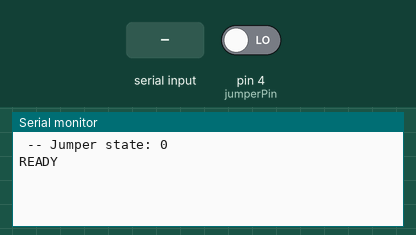
Simulated run of this sketch. Board: Arduino Uno, built with avr-gcc and run on an emulated ATmega328P. Shown: the last lines printed to the serial monitor. The test bench sets the inputs (shaded band); at power-on: pin 4 (jumperPin) LOW.

Above: at 1.2 s.
1.3 s: "90,45,200\n" received over Serial
At 2.2 s:
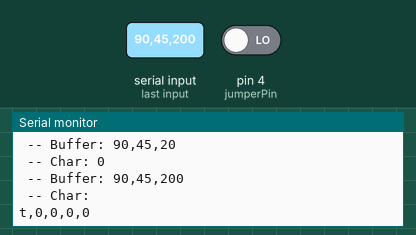
2.8 s: "90,45,200,10\n" received over Serial
At 3.7 s:
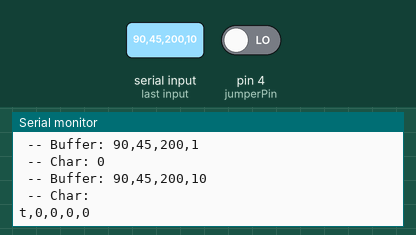
Timing chart, 0 to 5.8 s (numbered marks = the images above; inputs shaded):
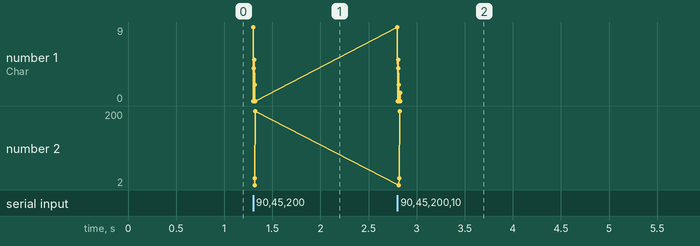

Measured:
- after the input at 1.3 s, the serial monitor: prints a new line at once (image 1)
- after the input at 2.8 s, the serial monitor: prints a new line at once (image 2)

The sketch:

sketch_nov08a.ino
```cpp
#include "IRLibAll.h"

// Sender hardcoded on pin 3
IRsend mySender;

//Create a receiver object to listen on pin 2
IRrecvPCI myReceiver(2);
//Create a decoder object
IRdecode myDecoder;

// Mode jumper
const int jumperPin = 4;
int jumperState = -1;

// Operation modes
const int MODE_RECIEVER     = 1;
const int MODE_TRANSMITTER  = 0;

int readJumper() {
  if (-1 == jumperState) {
    Serial.print(F(" -- Jumper state: "));
    jumperState = digitalRead(jumperPin);
    Serial.println(jumperState);
  }
  return jumperState;
}

bool isTransmitter() {
  return readJumper() == MODE_TRANSMITTER;
}

bool isReciever() {
  return readJumper() == MODE_RECIEVER;
}


void setup() {
  Serial.begin(115200);
  if (!Serial) delay(2000);

  // Setup jumper
  pinMode(jumperPin, INPUT);

  // Read jumper state
  readJumper();

  Serial.println(F("READY"));
}

void recieverLoop() {
    //Serial.println(F("Recieve IR signal"));
    myReceiver.enableIRIn();      //Restart receiver

    //Continue looping until you get a complete signal received
    if (!myReceiver.getResults()) {
      return;
    }

    myDecoder.decode();           //Decode it

    Serial.print("r,");
    Serial.print(myDecoder.protocolNum, DEC);
    Serial.print(",");
    Serial.print(myDecoder.bits, DEC);
    Serial.print(",");
    Serial.print(myDecoder.address, DEC);
    Serial.print(",");
    Serial.println(myDecoder.value, DEC);

    //myDecoder.dumpResults(true);  //Now print results. Use false for less detail
}


char buffer[32];
char* bptr = buffer;
const char COMMAND_PROTOCOL = 'p';
const char COMMAND_BITS = 'b';
const char COMMAND_ADDRESS = 'a';
const char COMMAND_VALUE = 'v';
const char COMMAND_SEND = '\n';

int protocol = 0;
int bits = 0;
int address = 0;
int value = 0;

void transmitterLoop() {
    //Serial.println(F("Send IR signal"));
    //mySender.send(SONY, 0xa8bca, 20);
    if (Serial.available() == 0) {
      return;
    }

    char ch = Serial.read();
    Serial.print(" -- Char: ");
    Serial.println(ch);
    if (ch == COMMAND_PROTOCOL) {
      protocol = atoi(buffer);
      Serial.print(" -- Protocol: ");
      Serial.println(protocol);
      bptr = buffer;
      memset(buffer, 0, sizeof(buffer));
    } else if (ch == COMMAND_BITS) {
      bits = atoi(buffer);
      Serial.print(" -- Bits: ");
      Serial.println(bits);
      bptr = buffer;
      memset(buffer, 0, sizeof(buffer));
    } else if (ch == COMMAND_ADDRESS) {
      address = atoi(buffer);
      Serial.print(" -- Address: ");
      Serial.println(address);
      bptr = buffer;
      memset(buffer, 0, sizeof(buffer));
    } else if (ch == COMMAND_VALUE) {
      value = atoi(buffer);
      Serial.print(" -- Value: ");
      Serial.println(value);
      bptr = buffer;
      memset(buffer, 0, sizeof(buffer));
    } else if (ch == COMMAND_SEND) {
      //Serial.print(" -- Send: ");
      mySender.send(protocol, value, bits);
      bptr = buffer;
      memset(buffer, 0, sizeof(buffer));
      Serial.print("t,");
      Serial.print(protocol, DEC);
      Serial.print(",");
      Serial.print(bits, DEC);
      Serial.print(",");
      Serial.print(address, DEC);
      Serial.print(",");
      Serial.println(value, DEC);
    } else {
      *bptr = ch;
      bptr += 1;
      Serial.print(" -- Buffer: ");
      Serial.println(buffer);
    }
}

void loop() {
  if (isReciever()) {
    recieverLoop();
  } else if (isTransmitter()) {
    transmitterLoop();
  }
}
```
